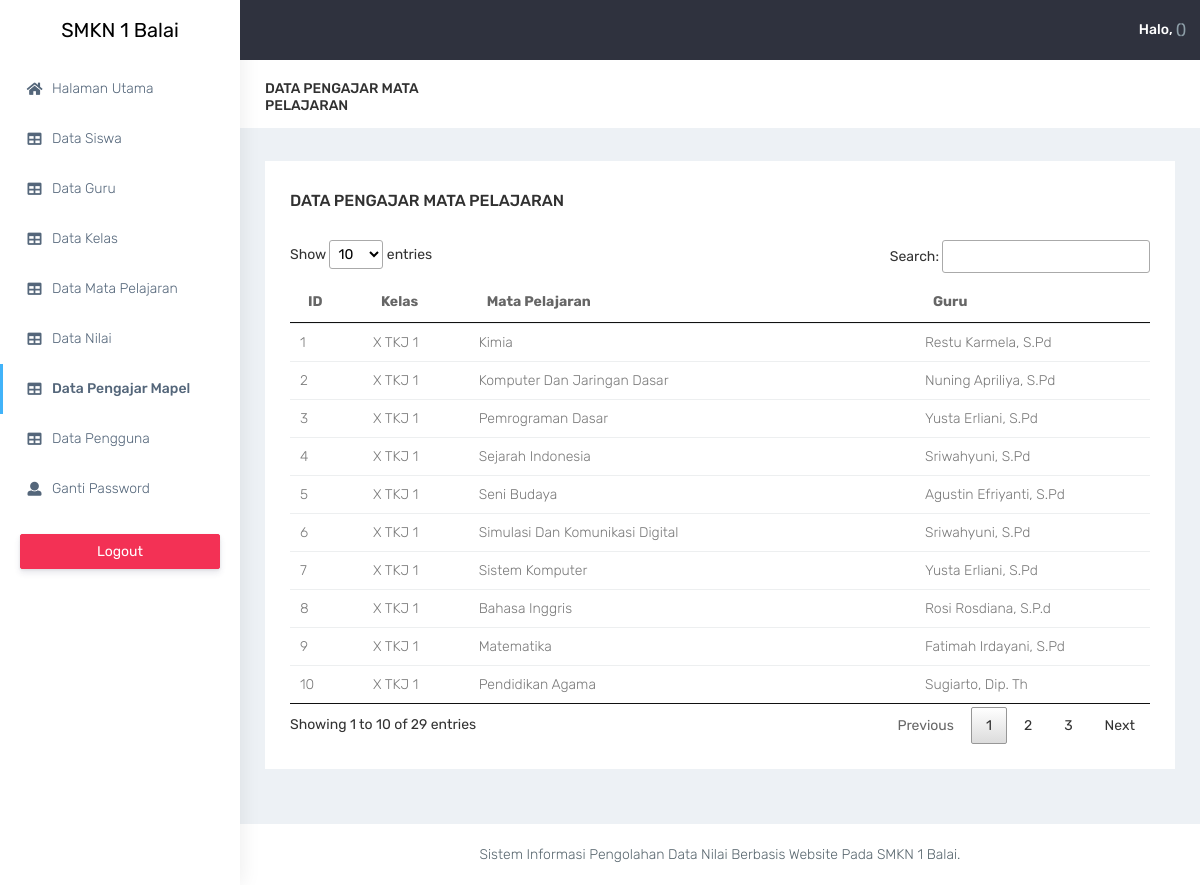
The page /admin/index?m=pengajar_mapel on the database its author committed.
### tables this page shows
CREATE TABLE `tbl_pengajar_mapel` (
  `id_pengajar_mapel` int(4) NOT NULL,
  `id_kelas` int(4) NOT NULL,
  `id_mapel` int(4) NOT NULL,
  `id_guru` int(4) NOT NULL
);

CREATE TABLE `tbl_kelas` (
  `id_kelas` int(4) NOT NULL,
  `jurusan` varchar(50) NOT NULL,
  `jenjang` varchar(10) NOT NULL,
  `kelas` varchar(10) NOT NULL,
  `id_guru` int(4) NOT NULL
);

CREATE TABLE `tbl_mapel` (
  `id_mapel` int(4) NOT NULL,
  `kode_mapel` varchar(10) NOT NULL,
  `mata_pelajaran` varchar(100) NOT NULL
);

CREATE TABLE `tbl_guru` (
  `id_guru` int(4) NOT NULL,
  `nama_guru` varchar(80) NOT NULL,
  `kode_guru` int(5) DEFAULT NULL,
  `nip` varchar(50) DEFAULT NULL,
  `jenis_kelamin` varchar(20) NOT NULL,
  `tmp_lahir` varchar(20) NOT NULL,
  `tgl_lahir` date NOT NULL,
  `pendidikan_akhir` varchar(5) NOT NULL
);

### includes/config.php (called while the page is built)
<?php
$config["server"]='localhost';
$config["username"]='root';
$config["password"]='';
$config["database_name"]='sk_sisfosmkn01';
?>

### includes/functions.php (called while the page is built, shortened)
<?php
include 'config.php';
include 'db.php';
$db = new DB($config['server'], $config['username'], $config['password'], $config['database_name']);

### includes/db.php (called while the page is built, shortened)
<?php
class DB{
    var $conn = null;
    public function __construct($host, $username, $passwd, $dbname){
        $this->conn = mysqli_connect($host, $username, $passwd, $dbname);
    }
    public function query($sql){
        $query = mysqli_query($this->conn, $sql) or die('<pre>Error mysqli_query: ' . mysqli_error($this->conn) . '<br />' . $sql . '</pre>');
        return $query;
    }
    public function get_results($sql){
        $query = $this->query($sql);
        $arr = array();
        while($row = mysqli_fetch_object($query)){
            $arr[] = $row;
        }
        return $arr;
    }
}

### admin/pengajar_mapel.php (the view, shortened to what this page needs)
 <div class="page-breadcrumb bg-white my-2">
    <div class="row align-items-center">
        <div class="col-lg-3 col-md-4 col-sm-4 col-xs-12">
            <h4 class="page-title text-uppercase font-medium font-14">Data Pengajar Mata Pelajaran</h4>
        </div>
    </div>
</div>
<?php
  $data_pengajar = $db->get_results("SELECT tbl_pengajar_mapel.* , tbl_kelas.*, tbl_mapel.*, tbl_guru.nama_guru
    FROM tbl_pengajar_mapel
    JOIN tbl_kelas ON tbl_pengajar_mapel.id_kelas=tbl_kelas.id_kelas
    JOIN tbl_mapel ON tbl_pengajar_mapel.id_mapel=tbl_mapel.id_mapel
    JOIN tbl_guru ON tbl_pengajar_mapel.id_guru=tbl_guru.id_guru");
?>
<div class="container-fluid">
    <div class="row">
        <div class="col-sm-12">
            <div class="white-box">
                <div class=" d-flex justify-content-between  mb-3">
                    <h3 class="box-title">Data Pengajar Mata Pelajaran</h3>
                </div>
                <div class="table-responsive">
                    <table class="table" id="myDataTable">
                        <thead>
                            <tr>
                                <th class="border-top-0">ID</th>
                                <th class="border-top-0">Kelas</th>
                                <th class="border-top-0">Mata Pelajaran</th>
                                <th class="border-top-0">Guru</th>
                            </tr>
                        </thead>
                        <tbody>
                            <?php if (count($data_pengajar) < 1) : ?>
                                <tr><td colspan="5" class="text-center">Tidak ada data</td></tr>
                            <?php else: ?>
                                <?php foreach ($data_pengajar as $pengajar): ?>
                                    <tr>
                                        <td><?= $pengajar->id_pengajar_mapel ?></td>
                                        <td><?= $pengajar->jenjang.' '.$pengajar->jurusan.' '.$pengajar->kelas ?></td>
                                        <td><?= $pengajar->mata_pelajaran ?></td>
                                        <td><?= ucwords($pengajar->nama_guru) ?></td>
                                    </tr>
                                <?php endforeach ?>
                            <?php endif; ?>
                        </tbody>
                    </table>
                </div>
            </div>
        </div>
    </div>
</div>

### css/dataTables.css (style rules this page uses)
table.dataTable { width: 100%; margin: 0 auto; clear: both; border-collapse: separate; border-spacing: 0; }
table.dataTable thead th, table.dataTable tfoot th { font-weight: bold; }
table.dataTable thead th, table.dataTable thead td { padding: 10px 18px; border-bottom: 1px solid #111; }
table.dataTable thead .sorting, table.dataTable thead .sorting_asc, table.dataTable thead .sorting_desc, table.dataTable thead .sorting_asc_disabled, table.dataTable thead .sorting_desc_disabled { cursor: pointer; *cursor: hand; background-repeat: no-repeat; background-position: center right; }
table.dataTable thead .sorting { background-image: url("../images/sort_both.png"); }
table.dataTable thead .sorting_asc { background-image: url("../images/sort_asc.png"); }
table.dataTable tbody tr { background-color: #ffffff; }
table.dataTable tbody th, table.dataTable tbody td { padding: 8px 10px; }
table.dataTable.no-footer { border-bottom: 1px solid #111; }
table.dataTable, table.dataTable th, table.dataTable td { box-sizing: content-box; }

### rows shown on the page
tbl_pengajar_mapel: id_pengajar_mapel "1", id_kelas.jenjang "X", id_kelas.jurusan "TKJ", id_kelas.kelas "1", id_mapel.mata_pelajaran "Kimia", id_guru.nama_guru "Restu Karmela, S.Pd"
tbl_pengajar_mapel: id_pengajar_mapel "2", id_kelas.jenjang "X", id_kelas.jurusan "TKJ", id_kelas.kelas "1", id_mapel.mata_pelajaran "Komputer Dan Jaringan Dasar", id_guru.nama_guru "Nuning Apriliya, S.Pd"
tbl_pengajar_mapel: id_pengajar_mapel "3", id_kelas.jenjang "X", id_kelas.jurusan "TKJ", id_kelas.kelas "1", id_mapel.mata_pelajaran "Pemrograman Dasar", id_guru.nama_guru "Yusta Erliani, S.Pd"
tbl_pengajar_mapel: id_pengajar_mapel "4", id_kelas.jenjang "X", id_kelas.jurusan "TKJ", id_kelas.kelas "1", id_mapel.mata_pelajaran "Sejarah Indonesia", id_guru.nama_guru "Sriwahyuni, S.Pd"
tbl_pengajar_mapel: id_pengajar_mapel "5", id_kelas.jenjang "X", id_kelas.jurusan "TKJ", id_kelas.kelas "1", id_mapel.mata_pelajaran "Seni Budaya", id_guru.nama_guru "Agustin Efriyanti, S.Pd"
tbl_pengajar_mapel: id_pengajar_mapel "6", id_kelas.jenjang "X", id_kelas.jurusan "TKJ", id_kelas.kelas "1", id_mapel.mata_pelajaran "Simulasi Dan Komunikasi Digital", id_guru.nama_guru "Sriwahyuni, S.Pd"
tbl_pengajar_mapel: id_pengajar_mapel "7", id_kelas.jenjang "X", id_kelas.jurusan "TKJ", id_kelas.kelas "1", id_mapel.mata_pelajaran "Sistem Komputer", id_guru.nama_guru "Yusta Erliani, S.Pd"
tbl_pengajar_mapel: id_pengajar_mapel "8", id_kelas.jenjang "X", id_kelas.jurusan "TKJ", id_kelas.kelas "1", id_mapel.mata_pelajaran "Bahasa Inggris", id_guru.nama_guru "Rosi Rosdiana, S.P.d"
tbl_pengajar_mapel: id_pengajar_mapel "9", id_kelas.jenjang "X", id_kelas.jurusan "TKJ", id_kelas.kelas "1", id_mapel.mata_pelajaran "Matematika", id_guru.nama_guru "Fatimah Irdayani, S.Pd"
tbl_pengajar_mapel: id_pengajar_mapel "10", id_kelas.jenjang "X", id_kelas.jurusan "TKJ", id_kelas.kelas "1", id_mapel.mata_pelajaran "Pendidikan Agama", id_guru.nama_guru "Sugiarto, Dip. Th"
